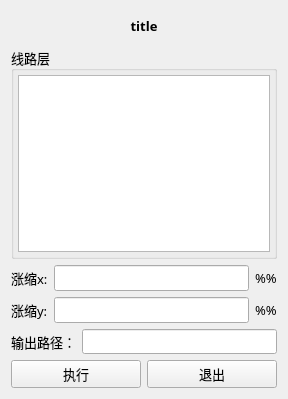
<?xml version="1.0" encoding="UTF-8"?>
<ui version="4.0">
 <class>Form</class>
 <widget class="QWidget" name="Form">
  <property name="geometry">
   <rect>
    <x>0</x>
    <y>0</y>
    <width>288</width>
    <height>399</height>
   </rect>
  </property>
  <property name="font">
   <font>
    <family>微软雅黑</family>
    <pointsize>10</pointsize>
   </font>
  </property>
  <property name="windowTitle">
   <string>输出RTR菲林</string>
  </property>
  <layout class="QVBoxLayout" name="verticalLayout_2">
   <item>
    <widget class="QLabel" name="label_title">
     <property name="minimumSize">
      <size>
       <width>0</width>
       <height>30</height>
      </size>
     </property>
     <property name="font">
      <font>
       <family>微软雅黑</family>
       <pointsize>10</pointsize>
       <weight>75</weight>
       <bold>true</bold>
      </font>
     </property>
     <property name="text">
      <string>title</string>
     </property>
     <property name="alignment">
      <set>Qt::AlignCenter</set>
     </property>
    </widget>
   </item>
   <item>
    <widget class="QGroupBox" name="groupBox">
     <property name="title">
      <string>线路层</string>
     </property>
     <layout class="QVBoxLayout" name="verticalLayout">
      <property name="spacing">
       <number>6</number>
      </property>
      <property name="leftMargin">
       <number>4</number>
      </property>
      <property name="topMargin">
       <number>4</number>
      </property>
      <property name="rightMargin">
       <number>4</number>
      </property>
      <property name="bottomMargin">
       <number>4</number>
      </property>
      <item>
       <widget class="QListWidget" name="listWidget"/>
      </item>
     </layout>
    </widget>
   </item>
   <item>
    <layout class="QHBoxLayout" name="horizontalLayout_3">
     <item>
      <widget class="QLabel" name="label_2">
       <property name="text">
        <string>涨缩x:</string>
       </property>
      </widget>
     </item>
     <item>
      <widget class="QLineEdit" name="lineEdit_xscale"/>
     </item>
     <item>
      <widget class="QLabel" name="label_4">
       <property name="text">
        <string>%%</string>
       </property>
      </widget>
     </item>
    </layout>
   </item>
   <item>
    <layout class="QHBoxLayout" name="horizontalLayout_4">
     <item>
      <widget class="QLabel" name="label_3">
       <property name="text">
        <string>涨缩y:</string>
       </property>
      </widget>
     </item>
     <item>
      <widget class="QLineEdit" name="lineEdit_yscale"/>
     </item>
     <item>
      <widget class="QLabel" name="label_5">
       <property name="text">
        <string>%%</string>
       </property>
      </widget>
     </item>
    </layout>
   </item>
   <item>
    <layout class="QHBoxLayout" name="horizontalLayout">
     <item>
      <widget class="QLabel" name="label">
       <property name="text">
        <string>输出路径：</string>
       </property>
      </widget>
     </item>
     <item>
      <widget class="QLineEdit" name="lineEdit">
       <property name="font">
        <font>
         <family>微软雅黑</family>
         <pointsize>9</pointsize>
        </font>
       </property>
       <property name="readOnly">
        <bool>true</bool>
       </property>
      </widget>
     </item>
    </layout>
   </item>
   <item>
    <layout class="QHBoxLayout" name="horizontalLayout_2">
     <item>
      <widget class="QPushButton" name="pushButton_exec">
       <property name="cursor">
        <cursorShape>PointingHandCursor</cursorShape>
       </property>
       <property name="text">
        <string>执行</string>
       </property>
      </widget>
     </item>
     <item>
      <widget class="QPushButton" name="pushButton_exit">
       <property name="cursor">
        <cursorShape>PointingHandCursor</cursorShape>
       </property>
       <property name="text">
        <string>退出</string>
       </property>
      </widget>
     </item>
    </layout>
   </item>
  </layout>
 </widget>
 <resources/>
 <connections/>
</ui>
